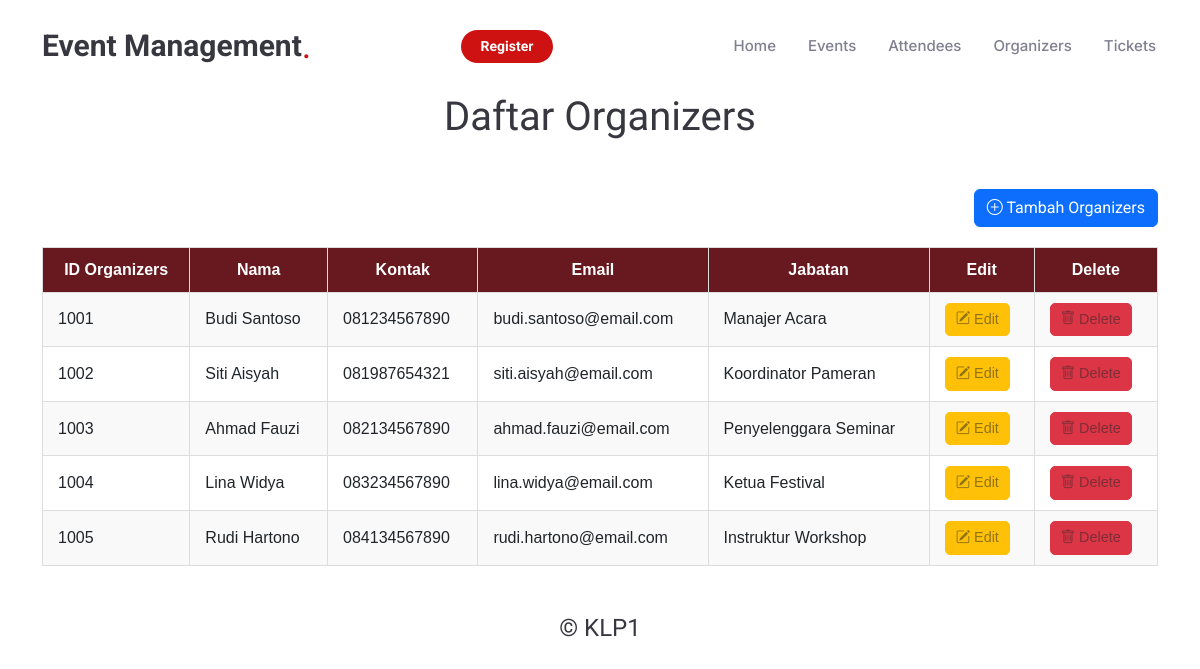
Screenshot of /organizers/index with the database file from the repository.
### tables this page shows
CREATE TABLE `organizers` (
  `id_org` int NOT NULL,
  `nama` varchar(50) NOT NULL,
  `kontak` varchar(15) NOT NULL,
  `email` varchar(30) NOT NULL,
  `jabatan` varchar(50) NOT NULL
);

### app/controllers/organizers_controller.php (called while the page is built, shortened)
<?php
require_once '../app/models/organizers_model.php';
class OrganizersController {
    private $OrganizersModel;
    public function __construct() {
        $this->OrganizersModel = new OrganizersModel();
    }
    public function index() {
        $organizer = $this->OrganizersModel->getAllOrganizers();
        require_once '../app/views/organizers/index.php';
    }
}

### public/index.php (called while the page is built, shortened)
<?php
require_once '../routes.php';

### config/database.php (called while the page is built, shortened)
<?php
class Database {
    private $host = 'localhost';
    private $db_name = '2D_klp1';
    private $username = 'root';
    private $password = '';
    public function connect() {
        $this->conn = null;
        try {
            $this->conn = new PDO("mysql:host=" . $this->host . ";dbname=" . $this->db_name, $this->username, $this->password);
            $this->conn->setAttribute(PDO::ATTR_ERRMODE, PDO::ERRMODE_EXCEPTION);
        } catch(PDOException $e) {
            echo "Connection error: " . $e->getMessage();
        }
        return $this->conn;
    }
}
?>

### app/models/organizers_model.php (called while the page is built, shortened)
<?php
require_once '../config/database.php';
class OrganizersModel {
    private $db;
    public function __construct() {
        $this->db = (new Database())->connect();
    }
    public function getAllOrganizers() {
        $query = $this->db->query("SELECT * FROM organizers");
        $query->execute();
        return $query->fetchAll(PDO::FETCH_ASSOC);
    }
}

### app/views/organizers/index.php (the view, shortened to what this page needs)
<!DOCTYPE html>
<html lang="en">
<head>
    <link rel="stylesheet" href="/public/assets/vendor/bootstrap/css/bootstrap.min.css">
    <link href="/public/assets/css/main.css" rel="stylesheet">
    <link href="/public/assets/vendor/bootstrap-icons/bootstrap-icons.css" rel="stylesheet">
    <link href="/public/assets/vendor/aos/aos.css" rel="stylesheet">
    <link href="/public/assets/vendor/glightbox/css/glightbox.min.css" rel="stylesheet">
    <link href="/public/assets/vendor/swiper/swiper-bundle.min.css" rel="stylesheet">
</head>
<body>
  <div class="text-center">
    <div class="container">
      <h1 class="mb-4">Daftar Organizers</h1>
    </div>
  </div>
  <main class="container my-5">
    <div class="text-end mb-3">
      <a href="/organizers/create" class="btn btn-primary">
        <i class="bi bi-plus-circle"></i> Tambah Organizers
      </a>
    </div>
    <table class="table-custom">
      <thead>
        <tr>
          <th>ID Organizers</th>
          <th>Nama</th>
          <th>Kontak</th>
          <th>Email</th>
          <th>Jabatan</th>
          <th>Edit</th>
          <th>Delete</th>
        </tr>
      </thead>
      <tbody>
        <?php foreach ($organizer as $organizers): ?>
        <tr>
          <td><?php echo $organizers['id_org']; ?></td>
          <td><?php echo $organizers['nama']; ?></td>
          <td><?php echo $organizers['kontak']; ?></td>
          <td><?php echo $organizers['email']; ?></td>
          <td><?php echo $organizers['jabatan']; ?></td>
          <td>
            <a href="/organizers/edit/<?php echo $organizers['id_org']; ?>" class="btn btn-warning btn-sm">
              <i class="bi bi-pencil-square"></i> Edit
            </a>
          </td>
          <td>
            <a href="/organizers/delete/<?php echo $organizers['id_org']; ?>" class="btn btn-danger btn-sm">
              <i class="bi bi-trash"></i> Delete
            </a>
          </td>
        </tr>
        <?php endforeach; ?>
      </tbody>
    </table>
  </main>
</body>
</html>

### public/assets/css/main.css (style rules this page uses)
:root { --default-font: "Roboto", system-ui, -apple-system, "Segoe UI", Roboto, "Helvetica Neue", Arial, "Noto Sans", "Liberation Sans", sans-serif, "Apple Color Emoji", "Segoe UI Emoji", "Segoe UI Symbol", "Noto Color Emoji"; --heading-font: "Amatic SC", sans-serif; --nav-font: "Inter", sans-serif; }
:root { --background-color: #ffffff; --default-color: #212529; --heading-color: #37373f; --accent-color: #ce1212; --surface-color: #ffffff; --contrast-color: #ffffff; }
:root { --nav-color: #7f7f90; --nav-hover-color: #ce1212; --nav-mobile-background-color: #ffffff; --nav-dropdown-background-color: #ffffff; --nav-dropdown-color: #7f7f90; --nav-dropdown-hover-color: #ce1212; }
:root { scroll-behavior: smooth; }
body { color: var(--default-color); background-color: var(--background-color); font-family: var(--default-font); }
a { color: var(--accent-color); text-decoration: none; transition: 0.3s; }
h1, h2, h3, h4, h5, h6 { color: var(--heading-color); font-family: var(--heading-font); }
.table-custom { width: 100%; border-collapse: collapse; margin: 20px 0; font-size: 1rem; font-family: Arial, sans-serif; text-align: left; }
.table-custom thead tr { background-color: #67191F; color: #fff; text-align: center; font-weight: bold; }
.table-custom th, .table-custom td { padding: 10px 15px; border: 1px solid #ddd; }
.table-custom tbody tr:nth-child(odd) { background-color: #f9f9f9; }
.table-custom a { color: #007bff; text-decoration: none; }
.table-custom .btn { padding: 5px 10px; border-radius: 5px; font-size: 0.9rem; text-align: center; cursor: pointer; display: inline-block; text-decoration: none; color: color-mix(in srgb, var(--default-color), transparent 50%); }

### rows the page displays
organizers: id_org "1001", nama "Budi Santoso", kontak "081234567890", email "budi.santoso@email.com", jabatan "Manajer Acara"
organizers: id_org "1002", nama "Siti Aisyah", kontak "081987654321", email "siti.aisyah@email.com", jabatan "Koordinator Pameran"
organizers: id_org "1003", nama "Ahmad Fauzi", kontak "082134567890", email "ahmad.fauzi@email.com", jabatan "Penyelenggara Seminar"
organizers: id_org "1004", nama "Lina Widya", kontak "083234567890", email "lina.widya@email.com", jabatan "Ketua Festival"
organizers: id_org "1005", nama "Rudi Hartono", kontak "084134567890", email "rudi.hartono@email.com", jabatan "Instruktur Workshop"
